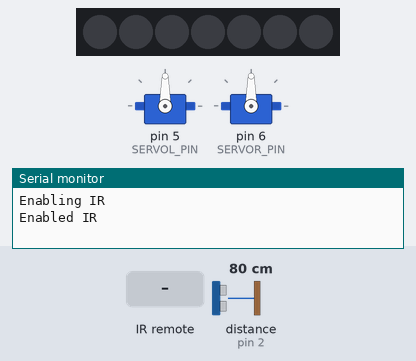
A sketch run on a simulated Arduino Uno, built with avr-gcc and run on an emulated ATmega328P. Shown: 2 × servo, 7 RGB LEDs in strip order, left to right, the last lines printed to the serial monitor. The inputs (shaded band) are chosen by the test bench; at power-on: distance to the obstacle (sensor on pin 2) 80 cm. Dim RGB values are drawn brighter than linear.

Above: at 1.2 s.
1.3 s: infrared code 0x46 received
At 2.0 s:
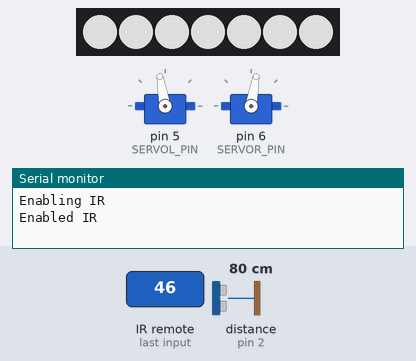
2.8 s: distance to the obstacle (sensor on pin 2) set to 11 cm
4.3 s: distance to the obstacle (sensor on pin 2) set to 8 cm
At 5.1 s:
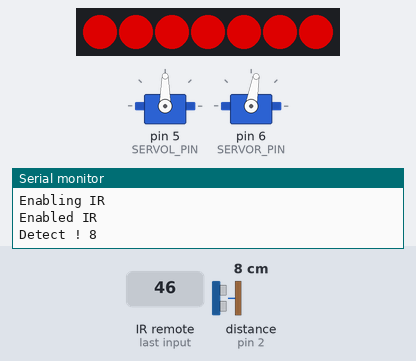
6.8 s: infrared code 0x15 received
At 7.6 s:
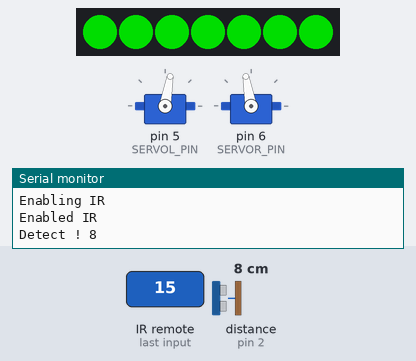
8.3 s: infrared code 0x44 received
At 8.8 s:
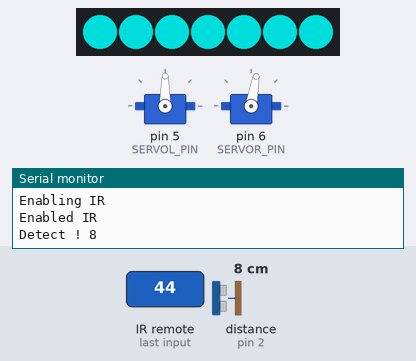
9.8 s: infrared code 0x43 received
At 11.3 s:
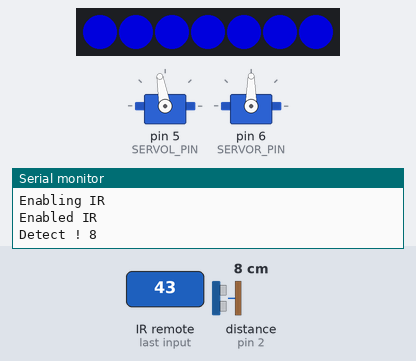
Timing chart, 0 to 12.3 s (numbered marks = the images above; inputs shaded):
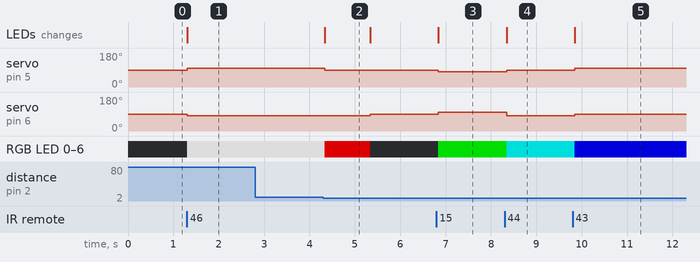

Measured:
- the behaviour switches between 10 and 9 cm on distance to the obstacle (sensor on pin 2) (found by bisection; images 1 and 2)
- after the input at 1.3 s, servo on pin 5 (SERVOL_PIN): 90° → 100° at once; servo on pin 6 (SERVOR_PIN): 90° → 80° at once; RGB LED 0–6: off → RGB(150, 150, 150) at once; the LEDs: change at once (image 1)
- after the input at 2.8 s, every drawn part: stays the same
- after the input at 4.3 s, servo on pin 5 (SERVOL_PIN): 100° → 90° at once; servo on pin 6 (SERVOR_PIN): 80° → 90° after 1.0 s; RGB LED 0–6: RGB(150, 150, 150) → RGB(150, 0, 0) at once, → off 1.0 s later; the LEDs: change at once (image 2)
- after the input at 6.8 s, servo on pin 5 (SERVOL_PIN): 90° → 80° at once; servo on pin 6 (SERVOR_PIN): 90° → 100° at once; RGB LED 0–6: off → RGB(0, 150, 0) at once; the LEDs: change at once (image 3)
- after the input at 8.3 s, servo on pin 5 (SERVOL_PIN): 80° → 90° after 0.05 s; servo on pin 6 (SERVOR_PIN): 100° → 80° after 0.05 s; RGB LED 0–6: RGB(0, 150, 0) → RGB(0, 150, 150) after 0.05 s; the LEDs: change after 0.05 s (image 4)
- after the input at 9.8 s, servo on pin 5 (SERVOL_PIN): 90° → 100° after 0.05 s; servo on pin 6 (SERVOR_PIN): 80° → 90° after 0.05 s; RGB LED 0–6: RGB(0, 150, 150) → RGB(0, 0, 150) after 0.05 s; the LEDs: change after 0.05 s (image 5)
- what the display in image 2 shows lasts 1.0 s, from 4.3 s to 5.3 s

The sketch:

program.ino
```cpp
//https://github.com/Arduino-IRremote/Arduino-IRremote
#include <IRremote.h>

#include <Adafruit_NeoPixel.h>

//https://github.com/Seeed-Studio/Seeed_Arduino_UltrasonicRanger
#include "Ultrasonic.h"

#include <Servo.h>

// DEFINITION PIN DE CONNEXION DU CAPTEUR INFRA ROUGE
#define IR_PIN 8

// DEFINITION DES BOUTONS DE LA TELECOMMANDE
#define FLECHE_HAUT 0x46
#define FLECHE_BAS 0x15
#define FLECHE_GAUCHE 0x44
#define FLECHE_DROITE 0x43
#define TOUCHE_1 0x16
#define TOUCHE_2 0x19
#define TOUCHE_3 0xD
#define TOUCHE_4 0xC
#define TOUCHE_5 0x18
#define TOUCHE_6 0x5E
#define TOUCHE_7 0x8
#define TOUCHE_8 0x1C
#define TOUCHE_9 0x5A
#define TOUCHE_0 0x52
#define TOUCHE_ETOILE 0x42
#define TOUCHE_DIESE 0x4A
#define TOUCHE_OK 0x40

//Nombre de LED sur le dos (une de caché)
#define N_LEDS 7
//Numéro de la pin des LED
#define LED_PIN 7

//Pin servo gauche
#define SERVOL_PIN 5
//Pin servo droite
#define SERVOR_PIN 6

//Position servo arret
#define SERVO_MID 90
//Position servo positive
#define SERVO_PLUS 100
//Position servo negative
#define SERVO_MINUS 80

//controle des LED
Adafruit_NeoPixel pixels = Adafruit_NeoPixel(N_LEDS, LED_PIN);

Servo servoL;
Servo servoR;

//Ultrason connecté à la pin 2
Ultrasonic ultrasonic(2);

void setup() {

  //Laison série vers le PC
  Serial.begin(9600);

  //initialisation des servos
  servoL.attach(SERVOL_PIN);
  servoR.attach(SERVOR_PIN);
  servoL.write(SERVO_MID);
  servoR.write(SERVO_MID);

  //Initialisationd des LEDs
  pixels.begin();

  //Initialisation Recpteur Infrarouche de la télécomande
  Serial.println("Enabling IR");
  IrReceiver.begin(IR_PIN, ENABLE_LED_FEEDBACK);
  Serial.println("Enabled IR");

}

// Booleen a vrai quand la tortue avance.
bool foward = false;

void loop() {

  if (IrReceiver.decode()) { //Si un commande est reçu de la télécommande
    switch (IrReceiver.decodedIRData.command) { // on execute des actions selon le bouton appuyé.
    case FLECHE_HAUT:
      servoL.write(SERVO_PLUS);
      servoR.write(SERVO_MINUS);
      foward = true;
      pixels.fill(pixels.Color(150, 150, 150));
      pixels.show();
      break;
    case FLECHE_BAS:
      servoL.write(SERVO_MINUS);
      servoR.write(SERVO_PLUS);
      foward = false;
      pixels.fill(pixels.Color(0, 150, 0));
      pixels.show();
      break;
    case FLECHE_DROITE:
      servoL.write(SERVO_PLUS);
      servoR.write(SERVO_MID);
      foward = false;
      pixels.fill(pixels.Color(0, 0, 150));
      pixels.show();
      break;
    case FLECHE_GAUCHE:
      servoL.write(SERVO_MID);
      servoR.write(SERVO_MINUS);
      foward = false;
      pixels.fill(pixels.Color(0, 150, 150));
      pixels.show();
      break;
    case TOUCHE_OK:
      servoL.write(SERVO_MID);
      servoR.write(SERVO_MID);
      foward = false;
      pixels.fill(pixels.Color(0, 0, 0));
      pixels.show();
      break;
    }
    //On s'assure que l'on recoive les prochaines commandes
    IrReceiver.resume();
  }

  //pause de 50 millisecondes
  delay(50);

  if (foward) { //Si on avance on vérifie l'ultrason.
    long RangeInCentimeters = 999;
    RangeInCentimeters = ultrasonic.MeasureInCentimeters();

    if (RangeInCentimeters > 0 && RangeInCentimeters < 10) { // > 0 car 0=erreur et < 10cm
      Serial.print("Detect ! ");
      Serial.println(RangeInCentimeters);
      foward = false;
      pixels.fill(pixels.Color(150, 0, 0));
      pixels.show();
      //on tourne pendand 1 secondes
      servoL.write(SERVO_MID);
      servoR.write(SERVO_MINUS);
      delay(1000);
      //On s'arrête
      servoL.write(SERVO_MID);
      servoR.write(SERVO_MID);
      pixels.fill(pixels.Color(0, 0, 0));
      pixels.show();
    }
  }

}
```
